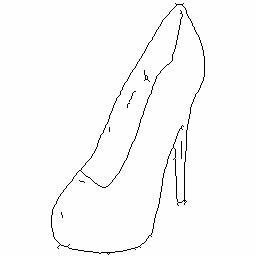
#> input picture MUNIT/results/edges2shoes/input.jpg, 256 x 256 px, given as the content of the folder input, which was not available
$ python img_processing.py
#> lines starting #> are read from the running program, lines starting #| are printed output that depends on the picture; pictures that were not available may be replaced by others from this repository, and a replacement may not be noted
from PIL import Image
import os
import argparse

if __name__ == "__main__":
  print('Starting image processing...')
  parser = argparse.ArgumentParser(description='')
  parser.add_argument('-i', '--input_dir', default='input', type=str, help='input directory')
  parser.add_argument('-o', '--output_dir', default='output', type=str, help='output directory')
  args = parser.parse_args()
  input_dir = args.input_dir
  output_dir = args.output_dir
  if not os.path.isdir(output_dir):
    os.makedirs(output_dir)

  counter = 0
  for input_filename in os.listdir(input_dir):
    img = Image.open(os.path.join(input_dir, input_filename))
#> img is the input picture: PIL image 256x256 RGB; min 0, max 255, mean 249.7

    # Write to output png
    output_filename = str(counter)+'.png'
    img.save(os.path.join(output_dir, output_filename))

    # Rotate image
    rotate_ccw_img = img.rotate(10, expand=True)
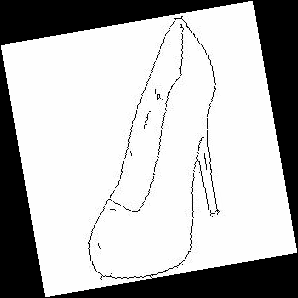
#> rotate_ccw_img: PIL image 298x298 RGB; min 0, max 255, mean 184.2
    rotate_cw_img = img.rotate(-10, expand=True)
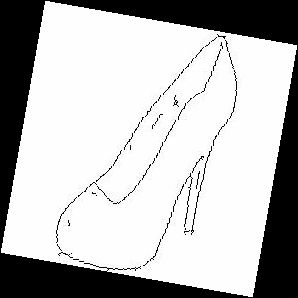
#> rotate_cw_img: PIL image 298x298 RGB; min 0, max 255, mean 184.2
    rotate_ccw_img.save(os.path.join(output_dir, str(counter)+'_ccw10.png'))
    rotate_cw_img.save(os.path.join(output_dir, str(counter)+'_cw10.png'))

    # Flip image horizontally
    flipped_img = img.transpose(Image.FLIP_LEFT_RIGHT)
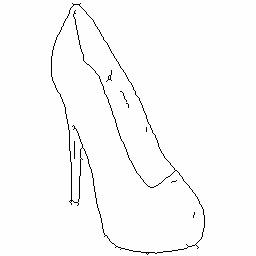
#> flipped_img: PIL image 256x256 RGB; min 0, max 255, mean 249.7
    flipped_ccw_img = rotate_ccw_img.transpose(Image.FLIP_LEFT_RIGHT)
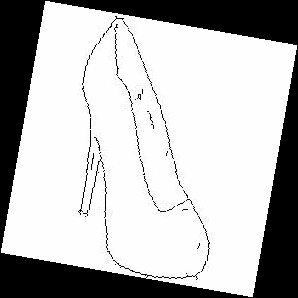
#> flipped_ccw_img: PIL image 298x298 RGB; min 0, max 255, mean 184.2
    flipped_cw_img = rotate_cw_img.transpose(Image.FLIP_LEFT_RIGHT)
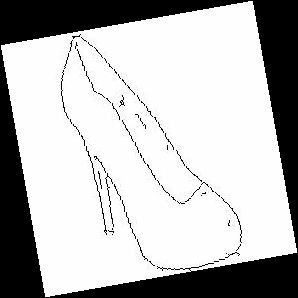
#> flipped_cw_img: PIL image 298x298 RGB; min 0, max 255, mean 184.2
    flipped_img.save(os.path.join(output_dir, str(counter)+'_flipped.png'))
    flipped_ccw_img.save(os.path.join(output_dir, str(counter)+'_ccw10_flipped.png'))
    flipped_cw_img.save(os.path.join(output_dir, str(counter)+'_cw10_flipped.png'))

    counter += 1

  print('Finished image processing!')
